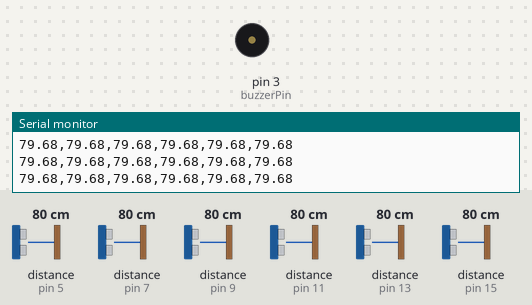
A sketch run on a simulated Arduino Uno, built with avr-gcc and run on an emulated ATmega328P. Parts: buzzer (waves = sounding), the last lines printed to the serial monitor. Wiring (inferred from the names in the program): 6 × ultrasonic range finder: trigger pin 4, echo pin 5 / trigger pin 6, echo pin 7 / trigger pin 8, echo pin 9 / trigger pin 10, echo pin 11 / trigger pin 12, echo pin 13 / trigger pin 14, echo pin 15. The inputs (shaded band) are chosen by the test bench; at power-on: distance to the obstacle (sensors on pin 5, pin 7, pin 9, pin 11, pin 13, pin 15) 80 cm. The echo pulse lasts 58.3 µs per cm.

Above: at 1.2 s.
1.3 s: distance to the obstacle (sensor on pin 5) set to 22 cm
2.8 s: distance to the obstacle (sensor on pin 5) set to 18 cm
At 4.3 s:
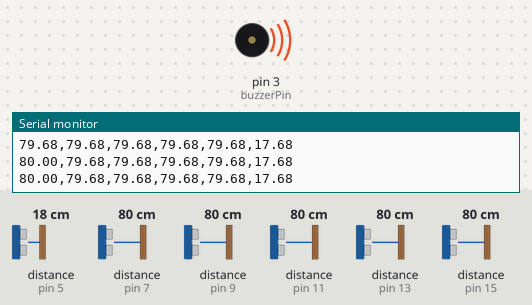
Timing chart, 0 to 13.4 s (numbered marks = the images above; inputs shaded):
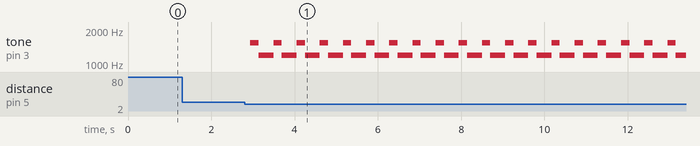

Measured:
- the behaviour switches between 21 and 20 cm on distance to the obstacle (sensor on pin 5) (found by bisection; images 0 and 1)
- after the input at 2.8 s, tone on pin 3 (buzzerPin): alternates 1535 Hz for 0.20 s and 1200 Hz for 0.36 s, starting after 0.14 s

The sketch:

arduino_final.ino
```cpp
const int trigPins[] = {14, 12, 10, 8, 6, 4};
const int echoPins[] = {15, 13, 11, 9, 7, 5};
const int numSensors = 6;
const int buzzerPin = 3;

void setup() {
  Serial.begin(9600);

  for (int i = 0; i < numSensors; i++) {
    pinMode(trigPins[i], OUTPUT);
    pinMode(echoPins[i], INPUT);
  }

  // Set up the buzzer pin
  pinMode(buzzerPin, OUTPUT);
}

void loop() {
  String data = "";

  for (int i = 0; i < numSensors; i++) {
    float distance = measureDistance(trigPins[i], echoPins[i]);
    data += String(distance, 2) + ",";
  }

  // Remove the trailing comma
  data.remove(data.length() - 1);

  Serial.println(data);

  bool objectDetected = false; // Flag to indicate if an object is detected

  for (int i = 0; i < numSensors; i++) {
    float distance = measureDistance(trigPins[i], echoPins[i]);
    if (distance < 20) {
      objectDetected = true;
      break; // Exit the loop if any sensor detects an object within 20 cm
    }
  }

  if (objectDetected) {
    // Beep the buzzer
    tone(buzzerPin, 1535, 500);
    delay(200); // Adjust the delay for the beep duration
    tone(buzzerPin, 1200, 500);
    delay(200); // Adjust the delay between beeps
  }
  delay(100);
}


unsigned long measureTime(int trigPin, int echoPin) {
  digitalWrite(trigPin, LOW);
  delayMicroseconds(2);
  digitalWrite(trigPin, HIGH);
  delayMicroseconds(10);
  digitalWrite(trigPin, LOW);

  unsigned long duration = pulseIn(echoPin, HIGH);
  return duration; // Return time taken for the echo

  delay(100);
}

float measureDistance(int trigPin, int echoPin) {
  digitalWrite(trigPin, LOW);
  delayMicroseconds(2);
  digitalWrite(trigPin, HIGH);
  delayMicroseconds(10);
  digitalWrite(trigPin, LOW);

  unsigned long duration = pulseIn(echoPin, HIGH);
  float distance = duration * 0.0343 / 2; // Distance in centimeters

  return distance;
}
```
